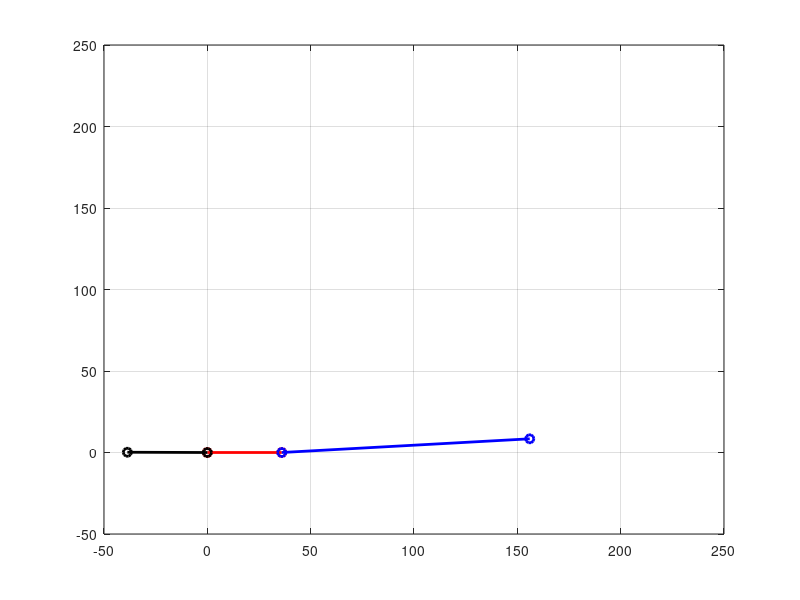

Write MATLAB code to recreate this figure.
%% Animate the motion of the mechanism 
%%initial parameter: unit: cm, degree, rad/sec
r2 = 36; % cm  AB
r3 = 120; % variable
r6 = 60;
r8 = 8.4; 

close all
inp_theta2 = 0:1:720; % two rotations from 0 to 360 with step 1: [0,1,2,3,4....360]

for i = 1:length(inp_theta2)

    % Loop-1
    % Hint: Check if the angle needs to be adjusted to its true value
    % Hint: Check this for all other angles too
    % Define angles and displacements for loop1 
    
    % plot fixed pivots
    figure(1)
    plot(0,0,'o')
    hold on

    theta_2 = inp_theta2(i); 
    Ax = 0; Ay = 0; % fixed pivot
    Bx = r2 * cosd(theta_2);
    By = r2 * sind(theta_2);

    theta_3 = asin((r2*sin(theta_2) - r8) ./ r3);
    theta_3 = theta_3 + 180; 
    theta_5 = theta_3;
    r7 = (r2 * cosd(theta_2)) - (r3 * cosd(theta_3)); 
    theta_6 = pi - asin((r2*sind(theta_2 + theta_5) / r6)) - theta_5;
    theta_6 = theta_6 + 180;
    r5 = ((-r2 * sind(theta_2 + theta_6)) / sind(theta_5 + theta_6));

    Dy = r8; % constraint
    Dx = r7;
    plot(Dx,Dy,'o')

    % Cx = r6*cosd(theta_6);
    % Cy = r6*sind(theta_6);

    Cx = r5 * cosd(theta_3);
    Cy = r5 * sind(theta_3);

    % crank (A -> B)
    link_AB = plot([Ax, Bx], [Ay, By], 'ro-', 'LineWidth', 2);
    
    % Coupler (B -> D)
    link_BD = plot([Bx, Dx], [By, Dy], 'bo-', 'LineWidth', 2);
    
    % Ground link (A -> C)
    link_AC = plot([Ax, Cx], [Ay, Cy], 'ko-', 'LineWidth', 2);

    % Ground link (B -> C)
    % link_BC = plot([Ax, Cx], [Ay, Cy], 'ko-', 'LineWidth', 2);
    
    axis([-50 250 -50 250])
    pause(0.001);
    hold off;
    grid on;
   
end 
